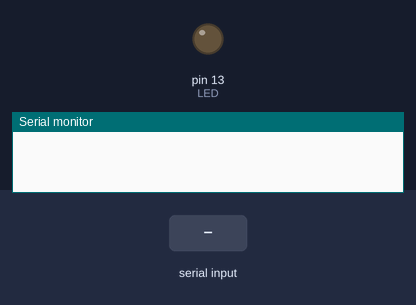
A sketch run on a simulated Arduino Uno, built with avr-gcc and run on an emulated ATmega328P. Parts: output pins drawn as LEDs (lit = HIGH), the last lines printed to the serial monitor. The test bench sets the inputs (shaded band).

Above: at 1.2 s.
1.3 s: "ON" received over Serial
At 3.5 s:
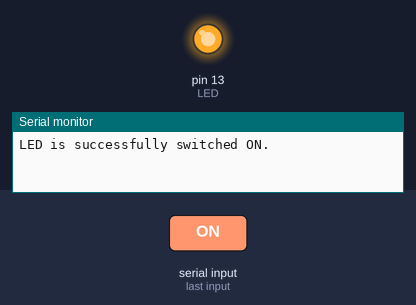
3.8 s: "OFF" received over Serial
At 5.6 s:
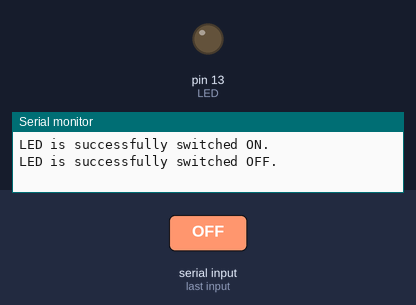
6.3 s: "on" received over Serial
At 8.5 s:
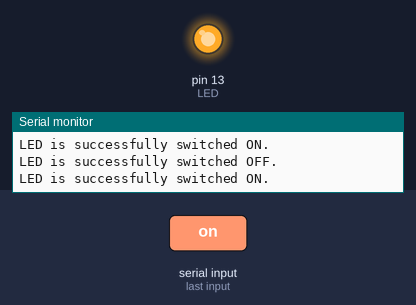
8.8 s: "off" received over Serial
At 10.6 s:
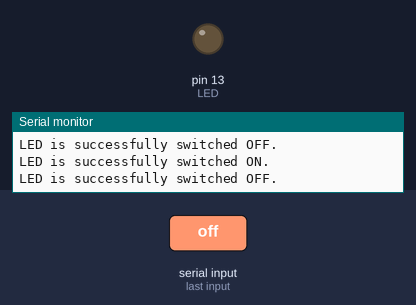
Timing chart, 0 to 12.1 s (numbered marks = the images above; inputs shaded):
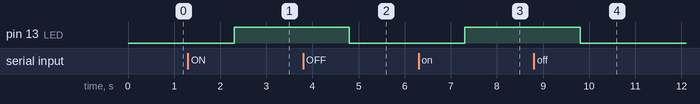

Measured:
- after the input at 1.3 s, pin 13 (LED): LOW → HIGH after 1.0 s
- after the input at 3.8 s, pin 13 (LED): HIGH → LOW after 1.0 s
- after the input at 6.3 s, pin 13 (LED): LOW → HIGH after 1.0 s
- after the input at 8.8 s, pin 13 (LED): HIGH → LOW after 1.0 s

The sketch:

Arduino_LED_HC05.ino
```cpp
int LED = 13; //Arduino Uno pin to which the LED's +ve pin is connected
String recvCommand = ""; //Stores the received command

void setup() {
  Serial.begin(9600); //Begin the Serial communication
  pinMode(LED, OUTPUT); //Set the direction of LED as OUTPUT
}

void loop() {
  if(Serial.available() > 0){ //Checks whether any information is available in Serial or not
    recvCommand = Serial.readString(); //Reads the string
    recvCommand.trim(); //Removes all the extra spaces at the beginning and at the end of the String.
  }

  if(recvCommand == "ON" || recvCommand == "on"){ //For switching ON the LED
    digitalWrite(LED, HIGH);
    Serial.println("LED is successfully switched ON.");
    recvCommand = "";
  }

  if(recvCommand == "OFF" || recvCommand == "off"){ //For switching OFF the LED
    digitalWrite(LED, LOW);
    Serial.println("LED is successfully switched OFF.");
    recvCommand = "";
  }
}
```
